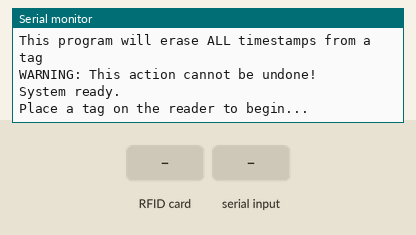
This sketch was run on a simulated Arduino Nano, built with avr-gcc and run on an emulated ATmega328P. On the bench: the last lines printed to the serial monitor. Inputs (shaded band) come from the test bench.

Above: at 2.3 s.
2.4 s: RFID card 5E 7A 19 C4 held to the reader
At 3.2 s:
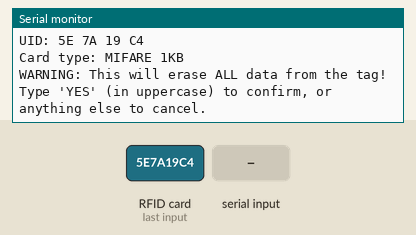
4.1 s: "YES\n" received over Serial
At 7.1 s:
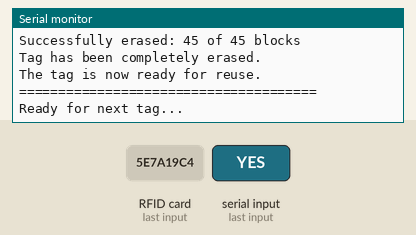

The sketch:

clear.ino
```cpp
#include <SPI.h>
#include <MFRC522.h>

// Пины для Arduino Nano
#define RST_PIN 9
#define SS_PIN 10

// Объекты компонентов
MFRC522 mfrc522(SS_PIN, RST_PIN);
MFRC522::MIFARE_Key key;

// Глобальная переменная для подтверждения
bool confirmationReceived = false;

void setup() {
  Serial.begin(9600);
  while (!Serial) {
    ; // Ждем инициализации Serial
  }

  delay(1000);

  Serial.println(F("\n=== RFID TAG CLEANER ==="));
  Serial.println(F("This program will erase ALL timestamps from a tag"));
  Serial.println(F("WARNING: This action cannot be undone!"));
  Serial.println(F(""));

  // Инициализация RFID
  SPI.begin();
  mfrc522.PCD_Init();
  delay(10);

  // Инициализация ключа (по умолчанию 0xFF...)
  for (byte i = 0; i < 6; i++) {
    key.keyByte[i] = 0xFF;
  }

  Serial.println(F("System ready."));
  Serial.println(F("Place a tag on the reader to begin..."));
  Serial.println(F(""));
}

void loop() {
  // Сбрасываем состояние RFID
  mfrc522.PCD_Init();

  // Проверяем наличие новой метки
  if (!mfrc522.PICC_IsNewCardPresent()) {
    delay(100);
    return;
  }

  // Пытаемся прочитать метку
  if (!mfrc522.PICC_ReadCardSerial()) {
    delay(100);
    return;
  }

  // Метка обнаружена
  Serial.println(F("======================================"));
  Serial.println(F("TAG DETECTED"));

  // Выводим UID метки
  Serial.print(F("UID:"));
  for (byte i = 0; i < mfrc522.uid.size; i++) {
    Serial.print(mfrc522.uid.uidByte[i] < 0x10 ? " 0" : " ");
    Serial.print(mfrc522.uid.uidByte[i], HEX);
  }
  Serial.println();

  // Определяем тип карты
  MFRC522::PICC_Type piccType = mfrc522.PICC_GetType(mfrc522.uid.sak);
  Serial.print(F("Card type: "));
  Serial.println(mfrc522.PICC_GetTypeName(piccType));

  // Проверяем, поддерживается ли тип карты
  if (piccType != MFRC522::PICC_TYPE_MIFARE_MINI &&
      piccType != MFRC522::PICC_TYPE_MIFARE_1K &&
      piccType != MFRC522::PICC_TYPE_MIFARE_4K) {
    Serial.println(F("ERROR: This card type is not supported."));
    Serial.println(F("Only MIFARE Classic cards are supported."));
    mfrc522.PICC_HaltA();
    mfrc522.PCD_StopCrypto1();
    return;
  }

  // Запрашиваем подтверждение
  Serial.println(F("\nWARNING: This will erase ALL data from the tag!"));
  Serial.println(F("Type 'YES' (in uppercase) to confirm, or anything else to cancel."));

  // Ожидаем ввода пользователя
  waitForUserConfirmation();

  // Если пользователь подтвердил, очищаем метку
  if (confirmationReceived) {
    eraseTag();
  } else {
    Serial.println(F("Operation cancelled."));
  }

  // Сбрасываем флаг подтверждения
  confirmationReceived = false;

  // Завершаем работу с меткой
  mfrc522.PICC_HaltA();
  mfrc522.PCD_StopCrypto1();

  Serial.println(F("======================================"));
  Serial.println(F("\nReady for next tag...\n"));
  delay(2000);
}

// Ожидание подтверждения от пользователя
void waitForUserConfirmation() {
  String input = "";

  // Ждем ввода от пользователя
  while (Serial.available() == 0) {
    delay(100);
  }

  // Читаем ввод
  while (Serial.available() > 0) {
    char c = Serial.read();
    if (c == '\n' || c == '\r') {
      break;
    }
    input += c;
    delay(10);
  }

  // Очищаем буфер Serial
  while (Serial.available() > 0) {
    Serial.read();
  }

  // Проверяем ввод
  if (input.equals("YES")) {
    Serial.println(F("Confirmation received. Erasing tag..."));
    confirmationReceived = true;
  } else {
    Serial.println(F("Confirmation NOT received. Cancelling..."));
    confirmationReceived = false;
  }
}

// Функция очистки всей метки
void eraseTag() {
  int erasedBlocks = 0;
  int totalBlocks = 0;

  Serial.println(F("\nStarting erase process..."));

  // Проходим по всем секторам (0-15)
  for (byte sector = 0; sector < 16; sector++) {
    // Проходим по всем блокам в секторе (0-3)
    for (byte block = 0; block < 4; block++) {
      byte blockAddr = sector * 4 + block;

      // Пропускаем трейлерные блоки (последний блок в каждом секторе)
      // Трейлерные блоки содержат ключи доступа, их нельзя трогать!
      if (block == 3) {
        continue;
      }

      // Пропускаем блоки 0-3 (служебные данные производителя)
      if (blockAddr < 4) {
        continue;
      }

      totalBlocks++;

      // Очищаем блок
      if (eraseBlock(blockAddr)) {
        erasedBlocks++;
        Serial.print(F("Block "));
        if (blockAddr < 10) Serial.print(" ");
        Serial.print(blockAddr);
        Serial.println(F(": ERASED"));
      } else {
        Serial.print(F("Block "));
        if (blockAddr < 10) Serial.print(" ");
        Serial.print(blockAddr);
        Serial.println(F(": FAILED"));
      }

      delay(50); // Небольшая задержка между блоками
    }
  }

  Serial.println(F("\n--- ERASE COMPLETE ---"));
  Serial.print(F("Successfully erased: "));
  Serial.print(erasedBlocks);
  Serial.print(F(" of "));
  Serial.print(totalBlocks);
  Serial.println(F(" blocks"));

  if (erasedBlocks == totalBlocks) {
    Serial.println(F("Tag has been completely erased."));
    Serial.println(F("The tag is now ready for reuse."));
  } else {
    Serial.println(F("Some blocks could not be erased."));
    Serial.println(F("The tag may be partially cleaned."));
  }
}

// Функция очистки одного блока
bool eraseBlock(byte blockAddr) {
  MFRC522::StatusCode status;

  // Создаем пустой блок данных (16 байт 0xFF)
  byte emptyBlock[16];
  for (int i = 0; i < 16; i++) {
    emptyBlock[i] = 0xFF;
  }

  // Для совместимости с нашей структурой временных меток:
  // Первые 4 байта = 0xFFFFFFFF (пустой timestamp)
  // 5-й байт = 0x00 (контрольная сумма для 0xFFFFFFFF)
  // Остальные байты = 0xFF

  emptyBlock[0] = 0xFF;
  emptyBlock[1] = 0xFF;
  emptyBlock[2] = 0xFF;
  emptyBlock[3] = 0xFF;
  emptyBlock[4] = 0x00; // Контрольная сумма для 0xFFFFFFFF

  // Аутентификация
  status = mfrc522.PCD_Authenticate(
    MFRC522::PICC_CMD_MF_AUTH_KEY_A,
    blockAddr, &key, &(mfrc522.uid)
  );

  if (status != MFRC522::STATUS_OK) {
    return false;
  }

  // Запись пустого блока
  status = mfrc522.MIFARE_Write(blockAddr, emptyBlock, 16);
  return status == MFRC522::STATUS_OK;
}

// Функция проверки контрольной суммы (для информации)
byte calculateChecksum(uint32_t data) {
  byte checksum = 0;
  for (byte i = 0; i < 4; i++) {
    checksum ^= (data >> (i * 8)) & 0xFF;
  }
  return checksum;
}
```

Measured:
- after the input at 2.4 s, the serial monitor: prints a new line after 0.17 s (image 1)
- after the input at 4.1 s, the serial monitor: prints a new line after 0.06 s (image 2)
